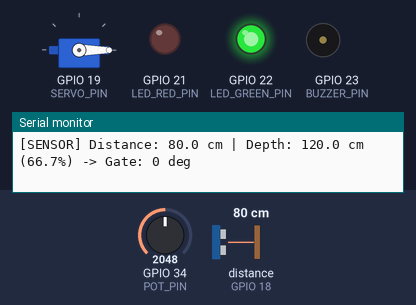
Recording of a sketch running on a simulated ESP32. Parts: servo, output pins drawn as LEDs (lit = HIGH), buzzer (waves = sounding, pin HIGH), the last lines printed to the serial monitor. Wiring (from diagram.json): ultrasonic range finder: trigger GPIO 5; echo GPIO 18. The test bench sets the inputs (shaded band); at power-on: distance to the obstacle (sensor on GPIO 18) 80 cm, GPIO 34 (POT_PIN) = 2048. The echo pulse lasts 58.3 µs per cm; WiFi joins after 1.5 s; servers stay silent unless stated; no MQTT or app messages arrive unless stated; servo pulses on a pin are drawn as a servo (544–2400 µs = 0–180°); pins used as bus, display or sensor lines are not drawn.

Above: at 1.7 s.
1.8 s: distance to the obstacle (sensor on GPIO 18) set to 68 cm
At 2.6 s:
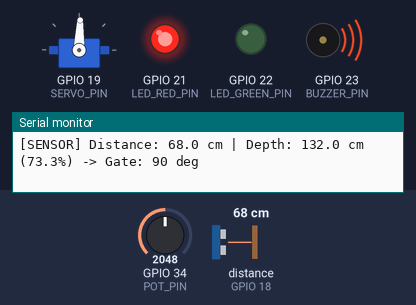
3.3 s: distance to the obstacle (sensor on GPIO 18) set to 107 cm
6.3 s: distance to the obstacle (sensor on GPIO 18) set to 114 cm
At 7.0 s:
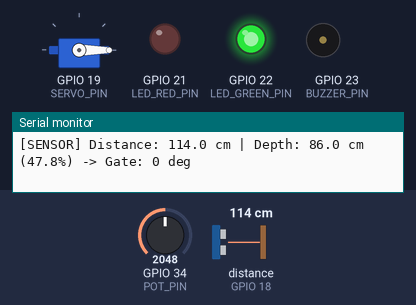
7.8 s: distance to the obstacle (sensor on GPIO 18) set to 2 cm
At 8.9 s:
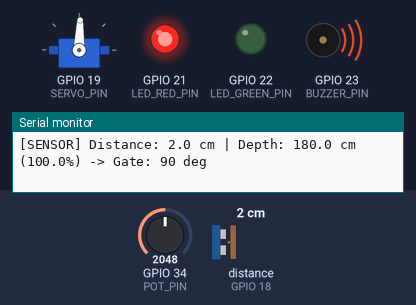
Timing chart, 0 to 10.3 s (numbered marks = the images above; inputs shaded):
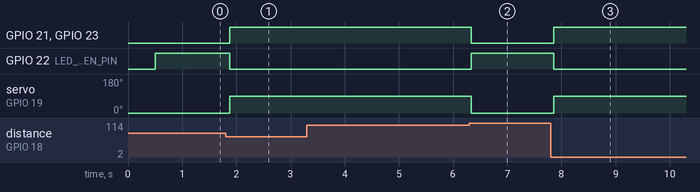

Measured:
- the behaviour switches between 74 and 73 cm on distance to the obstacle (sensor on GPIO 18) (found by bisection; images 0 and 1)
- the behaviour switches between 110 and 111 cm on distance to the obstacle (sensor on GPIO 18) (found by bisection; images 1 and 2)
- after the input at 1.8 s, GPIO 21 (LED_RED_PIN), GPIO 23 (BUZZER_PIN): LOW → HIGH after 0.08 s; GPIO 22 (LED_GREEN_PIN): HIGH → LOW after 0.08 s; servo on GPIO 19 (SERVO_PIN): 0° → 88° after 0.08 s
- after the input at 6.3 s, GPIO 21 (LED_RED_PIN), GPIO 23 (BUZZER_PIN): HIGH → LOW at once; GPIO 22 (LED_GREEN_PIN): LOW → HIGH at once; servo on GPIO 19 (SERVO_PIN): 88° → 0° at once
- after the input at 7.8 s, GPIO 21 (LED_RED_PIN), GPIO 23 (BUZZER_PIN): LOW → HIGH after 0.06 s; GPIO 22 (LED_GREEN_PIN): HIGH → LOW after 0.06 s; servo on GPIO 19 (SERVO_PIN): 0° → 88° after 0.06 s

The sketch:

sketch.ino
```cpp
#include <WiFi.h>
#include <PubSubClient.h>
#include <ArduinoJson.h>

// ============================================================================
// HARDWARE PIN DEFINITIONS (Wokwi ESP32 Safe Pins)
// ============================================================================
#define TRIG_PIN       5
#define ECHO_PIN       18
#define SERVO_PIN      19
#define LED_RED_PIN    21
#define LED_GREEN_PIN  22
#define BUZZER_PIN     23
#define POT_PIN        34

// ============================================================================
// PHYSICAL DRAIN CONSTANTS
// ============================================================================
const float MOUNT_HEIGHT_CM = 200.0; // Sensor mount height from channel floor
const float MAX_DRAIN_DEPTH = 180.0; // Maximum channel overflow depth before flood

// ============================================================================
// DEPLOYMENT MODE & NETWORK CONFIGURATION
// ============================================================================
// Set to 1 when flashing physical hardware; 0 for Wokwi simulation
#define USE_PHYSICAL_HARDWARE 0

#if USE_PHYSICAL_HARDWARE
  const char* ssid        = "YOUR_WIFI_SSID";         // Physical Wi-Fi network SSID
  const char* password    = "YOUR_WIFI_PASSWORD";     // Physical Wi-Fi password
  const char* mqtt_server = "broker.hivemq.com";       // Production or local MQTT broker IP
#else
  const char* ssid        = "Wokwi-GUEST";            // Wokwi Virtual Wi-Fi
  const char* password    = "";                       // No password needed in Wokwi
  const char* mqtt_server = "broker.hivemq.com";       // Public cloud broker
#endif

const int   mqtt_port   = 1883;
const char* node_id     = "drain-01";

// ============================================================================
// GLOBAL OBJECTS & STATE
// ============================================================================
WiFiClient espClient;
PubSubClient client(espClient);

float lastDistanceCm = -1.0;
int currentGateAngle = 0;
unsigned long lastPublishTime = 0;
unsigned long lastMqttCheckTime = 0;
const unsigned long PUBLISH_INTERVAL_MS = 3000;

// ============================================================================
// NATIVE ESP32 SERVO PWM CONTROLLER (LEDC)
// Zero external library crashes, compatible with ESP32 Core 2.x and Core 3.x
// ============================================================================
void initServoPWM() {
#if defined(ESP_ARDUINO_VERSION_MAJOR) && (ESP_ARDUINO_VERSION_MAJOR >= 3)
  ledcAttach(SERVO_PIN, 50, 16);
#else
  ledcSetup(0, 50, 16);
  ledcAttachPin(SERVO_PIN, 0);
#endif
}

void setServoAngle(int angle) {
  angle = constrain(angle, 0, 180);
  // SG90 standard: 500 us (0 deg) to 2400 us (180 deg)
  // 50 Hz PWM period = 20,000 us, 16-bit resolution = 65,535 ticks
  long pulseWidthUs = 500 + ((long)angle * (2400 - 500) / 180);
  long duty = (pulseWidthUs * 65535L) / 20000L;
#if defined(ESP_ARDUINO_VERSION_MAJOR) && (ESP_ARDUINO_VERSION_MAJOR >= 3)
  ledcWrite(SERVO_PIN, duty);
#else
  ledcWrite(0, duty);
#endif
}

// ============================================================================
// 5-SAMPLE MEDIAN FILTER FOR ULTRASONIC SENSOR
// ============================================================================
float getMedianDistance() {
  float samples[5];
  for (int i = 0; i < 5; i++) {
    digitalWrite(TRIG_PIN, LOW);
    delayMicroseconds(2);
    digitalWrite(TRIG_PIN, HIGH);
    delayMicroseconds(10);
    digitalWrite(TRIG_PIN, LOW);

    long duration = pulseIn(ECHO_PIN, HIGH, 26000); // ~4.5m timeout
    if (duration == 0) {
      samples[i] = MOUNT_HEIGHT_CM;
    } else {
      samples[i] = (float)duration * 0.0343f / 2.0f;
    }
    delay(5);
  }

  // Insertion Sort
  for (int i = 0; i < 4; i++) {
    for (int j = i + 1; j < 5; j++) {
      if (samples[j] < samples[i]) {
        float temp = samples[i];
        samples[i] = samples[j];
        samples[j] = temp;
      }
    }
  }
  return samples[2]; // Median value
}

float readRainRateMmH() {
  int rawAdc = analogRead(POT_PIN);
  return (float)rawAdc / 4095.0f * 100.0f;
}

// ============================================================================
// MQTT CALLBACK (REMOTE SCADA COMMANDS)
// ============================================================================
void mqttCallback(char* topic, byte* payload, unsigned int length) {
#if ARDUINOJSON_VERSION_MAJOR >= 7
  JsonDocument doc;
#else
  StaticJsonDocument<256> doc;
#endif
  DeserializationError err = deserializeJson(doc, payload, length);
  if (!err) {
    int targetAngle = -1;
    if (doc.containsKey("gate_angle")) {
      targetAngle = doc["gate_angle"];
    } else if (doc.containsKey("gate_deg")) {
      targetAngle = doc["gate_deg"];
    }

    if (targetAngle >= 0) {
      targetAngle = constrain(targetAngle, 0, 90);
      currentGateAngle = targetAngle;
      setServoAngle(currentGateAngle);
      Serial.printf("[SCADA COMMAND] Remote Gate Angle: %d deg\n", currentGateAngle);
    }
  }
}

void reconnectMQTT() {
  if (!client.connected()) {
    Serial.printf("[MQTT] Connecting to %s... ", mqtt_server);
    if (client.connect(node_id, "flood/v1/drain-01/status", 1, true, "offline")) {
      Serial.println("CONNECTED!");
      client.subscribe("ews/cmd/drain-01");
      client.subscribe("flood/v1/drain-01/cmd");
      client.publish("flood/v1/drain-01/status", "online", true);
    } else {
      Serial.printf("FAILED (rc=%d)\n", client.state());
    }
  }
}

// ============================================================================
// SETUP & INITIALIZATION
// ============================================================================
void setup() {
  Serial.begin(115200);
  delay(500);

  Serial.println(F("\n=============================================="));
  Serial.println(F("   flood-ews ESP32 Node Booting... "));
  Serial.println(F("=============================================="));

  pinMode(TRIG_PIN, OUTPUT);
  pinMode(ECHO_PIN, INPUT);
  pinMode(LED_RED_PIN, OUTPUT);
  pinMode(LED_GREEN_PIN, OUTPUT);
  pinMode(BUZZER_PIN, OUTPUT);
  pinMode(POT_PIN, INPUT);

  // Initialize LED states
  digitalWrite(LED_GREEN_PIN, HIGH);
  digitalWrite(LED_RED_PIN, LOW);
  digitalWrite(BUZZER_PIN, LOW);

  // Initialize Native LEDC Servo PWM
  initServoPWM();
  setServoAngle(0); // Default Open (0 deg)
  Serial.println(F("[HARDWARE] Native LEDC Servo initialized on GPIO 19. Initial angle: 0 deg (OPEN)."));

  WiFi.mode(WIFI_STA);
  WiFi.begin(ssid, password);
  client.setServer(mqtt_server, mqtt_port);
  client.setCallback(mqttCallback);

  Serial.println(F("[SYSTEM] Ready! Listening to HC-SR04 ultrasonic sensor..."));
}

// ============================================================================
// MAIN LOOP (Non-blocking & responsive)
// ============================================================================
void loop() {
  unsigned long now = millis();

  // Non-blocking background MQTT reconnect every 5s if Wi-Fi connected
  if (now - lastMqttCheckTime >= 5000) {
    lastMqttCheckTime = now;
    if (WiFi.status() == WL_CONNECTED && !client.connected()) {
      reconnectMQTT();
    }
  }

  if (client.connected()) {
    client.loop();
  }

  // Read Sensors
  float distCm = getMedianDistance();
  float waterDepthCm = constrain(MOUNT_HEIGHT_CM - distCm, 0.0, MAX_DRAIN_DEPTH);
  float fillPercentage = (waterDepthCm / MAX_DRAIN_DEPTH) * 100.0f;
  float rainMmH = readRainRateMmH();

  // Instant Edge Autonomy (Safety Floodgate Closure)
  // When Distance <= 74cm (Water Depth >= 126cm / Fill >= 70%):
  // Close the floodgate immediately to prevent sewer backflow!
  if (fillPercentage >= 70.0f) {
    currentGateAngle = 90;
    digitalWrite(LED_RED_PIN, HIGH);
    digitalWrite(LED_GREEN_PIN, LOW);
    digitalWrite(BUZZER_PIN, HIGH); // Alarm siren
  } else if (fillPercentage <= 50.0f) {
    currentGateAngle = 0;
    digitalWrite(LED_RED_PIN, LOW);
    digitalWrite(LED_GREEN_PIN, HIGH);
    digitalWrite(BUZZER_PIN, LOW);
  }

  // Actuate Servo
  setServoAngle(currentGateAngle);

  // Publish Telemetry on Slider Shift (>= 5cm difference) or Timer Interval
  if (abs(distCm - lastDistanceCm) >= 5.0f || (now - lastPublishTime >= PUBLISH_INTERVAL_MS)) {
    lastDistanceCm = distCm;
    lastPublishTime = now;

    Serial.printf("[SENSOR] Distance: %.1f cm | Depth: %.1f cm (%.1f%%) -> Gate: %d deg\n",
                  distCm, waterDepthCm, fillPercentage, currentGateAngle);

    if (client.connected()) {
      char buffer[256];
      snprintf(buffer, sizeof(buffer),
        "{\"node\":\"%s\",\"node_id\":\"%s\",\"depth_cm\":%.1f,\"water_depth_cm\":%.1f,\"fill_percentage\":%.1f,\"ratio\":%.2f,\"rain_mm_h\":%.1f,\"gate_deg\":%d,\"gate_angle\":%d,\"ts\":%lu,\"rssi\":%d}",
        node_id, node_id, waterDepthCm, waterDepthCm, fillPercentage, fillPercentage / 100.0f, rainMmH, currentGateAngle, currentGateAngle, (unsigned long)(now / 1000), WiFi.RSSI()
      );
      client.publish("ews/telemetry/drain-01", buffer);
      client.publish("flood/v1/drain-01/telemetry", buffer);
    }
  }

  delay(50); // Fast 50ms cycle for instant UI slider responsiveness
}
```
